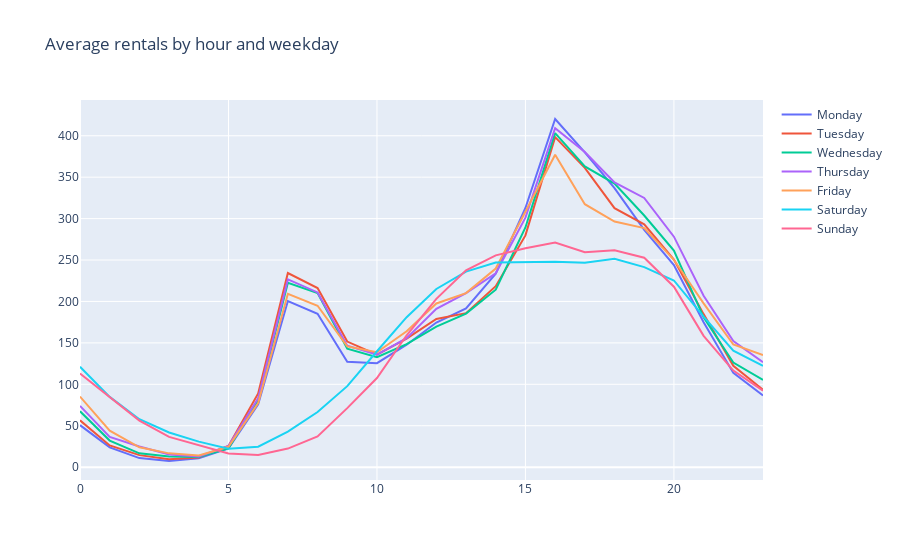

Notebook cell for this chart:
### Markdown cell above
## Average rentals by hour and weekday

### Code cell
iplot(hourAvgPlot)
